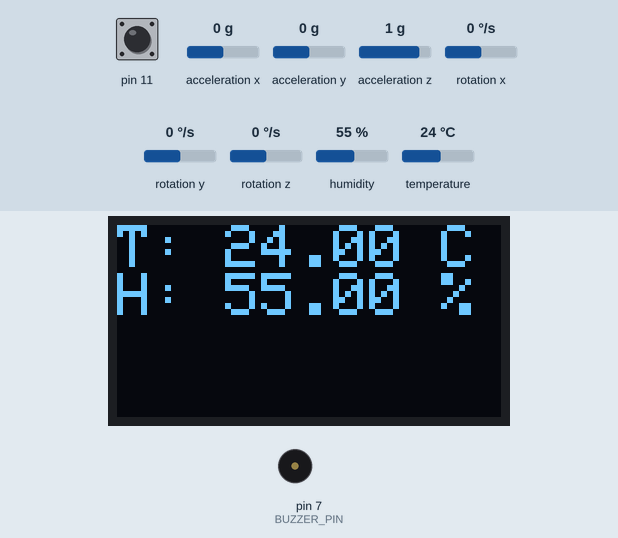
A program run on a simulated Arduino Uno, built with avr-gcc and run on an emulated ATmega328P. Shown: 128×64 one-colour display, buzzer (waves = sounding). The inputs (shaded band) are chosen by the test bench; at power-on: acceleration z 1 g, humidity 55 %, temperature 24 °C, pin 11 HIGH, acceleration x 0 g, acceleration y 0 g, rotation x 0 °/s, rotation y 0 °/s, rotation z 0 °/s. What the program prints to the serial monitor is not drawn.

Above: at 3.1 s.
3.2 s: acceleration z set to 0.8 g
At 4.17 s:
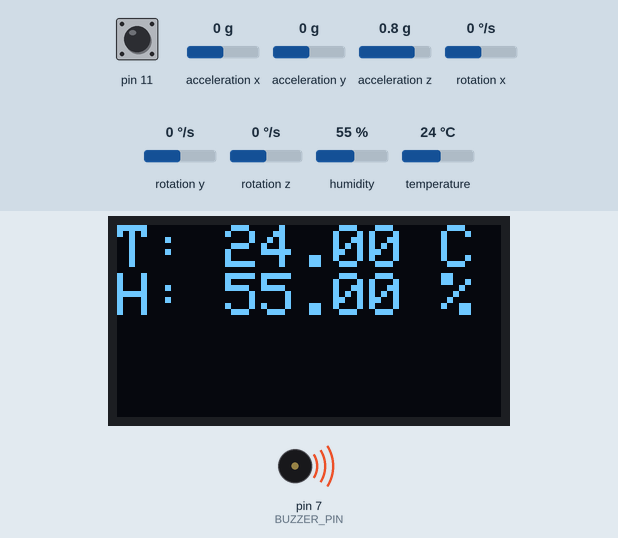
7.4 s: humidity set to 22 %
12.6 s: acceleration z set to 1.4 g
At 15.4 s:
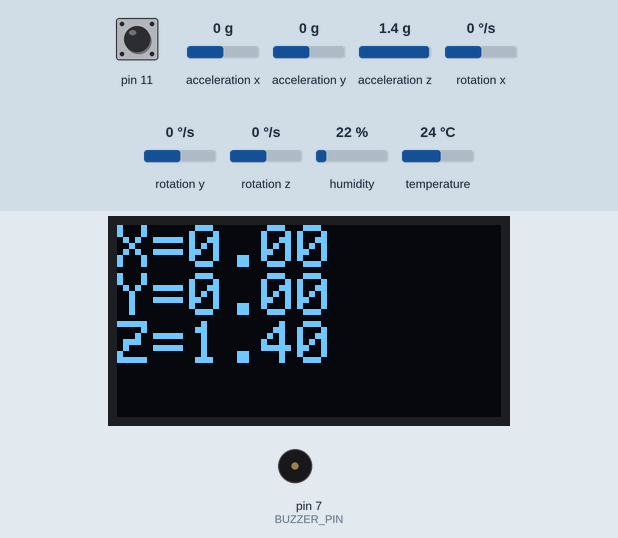
16.0 s: temperature set to 12 °C
At 18.5 s:
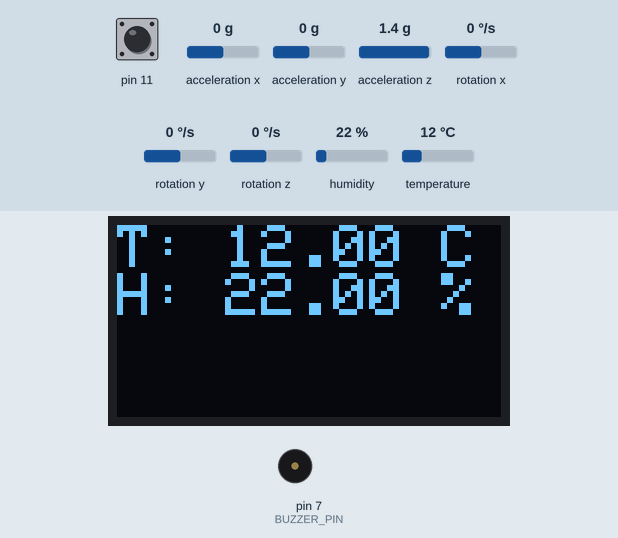
19.2 s: pin 11 pulled LOW for 0.6 s
At 19.89 s:
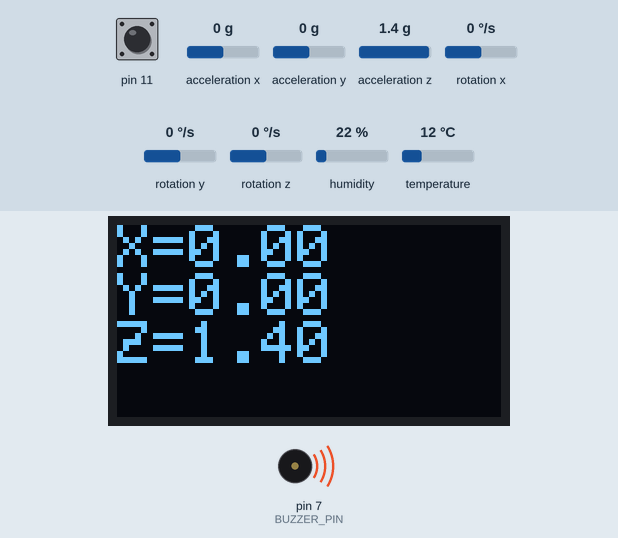
21.3 s: acceleration x set to -1.4 g
At 26.3 s:
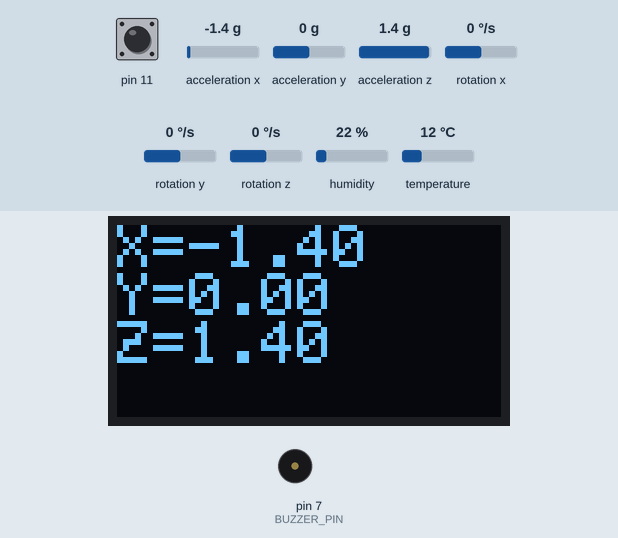
Timing chart, 0 to 27.8 s (numbered marks = the images above; inputs shaded):
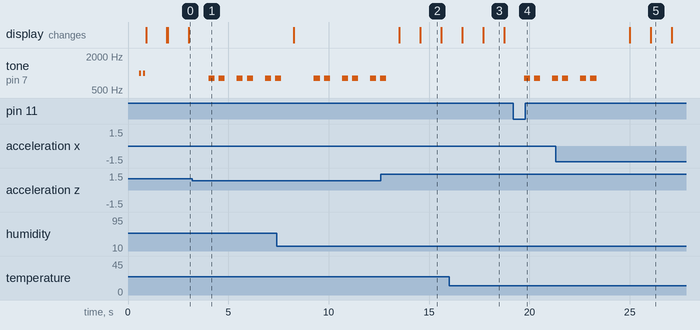

The program:

main.cpp
```cpp
#include <Wire.h>
#include <Adafruit_GFX.h>
#include <Adafruit_SSD1306.h>
#include <MPU6050.h>
#include <DHT.h>

#include "sensors/Accelerometer.h"
#include "sensors/TempHumiditySensor.h"
#include "sensors/ImpactSensor.h"
#include "buzzer/Buzzer.h"


#define SCREEN_WIDTH 128
#define SCREEN_HEIGHT 64
#define OLED_RESET -1
#define DHTPIN 8
#define DHTTYPE DHT11
#define BUZZER_PIN 7

Adafruit_SSD1306 display(SCREEN_WIDTH, SCREEN_HEIGHT, &Wire, OLED_RESET);


bool showAccel = true;

void setup() {
  Serial.begin(115200);
  Wire.begin();

  initBuzzer(7);
  buzzerClick();

  delay(500);

  initAccelerometer();
  initTempHumiditySensor(8);
  initImpactSensor(11);

  buzzerDoubleBeep();

  // OLED INIT
  if (!display.begin(SSD1306_SWITCHCAPVCC, 0x3C)) {
    Serial.println(F("❌ OLED no detectado"));
    while (true);
  }
     // Asegura que se apague

  display.clearDisplay();
  display.setTextSize(2);
  display.setTextColor(SSD1306_WHITE);
  display.setCursor(0, 0);
  display.println(F("OLED OK"));
  display.display();
  delay(1000);

  // MPU INIT
  Serial.println(F("✅ MPU6050 conectado"));
  display.println(F("MPU OK"));
  display.display();
}

void loop() {
  display.clearDisplay();
  display.setCursor(0, 0);

  if (detectImpact()) {
    Serial.println("EVENT,impact_detected");
    buzzerAlert();
    delay(1000);
    return;
  }

  if (!isVertical()) {
    buzzerAlert();  // Reproduce los pitidos de alerta si no está en vertical
    Serial.println("EVENT,not_vertical");
  }


  if (showAccel) {
    float ax, ay, az;
    readAccel(ax, ay, az);
    float gx, gy, gz;
    readGyro(gx, gy, gz);

    Serial.println("METRIC,ACEL," + String(ax, 2) + "," + String(ay, 2) + "," + String(az, 2));
    Serial.println("METRIC,GYRO," + String(gx, 2) + "," + String(gy, 2) + "," + String(gz, 2));

    display.print("X="); display.println(ax);
    display.print("Y="); display.println(ay);
    display.print("Z="); display.println(az);
  } else {
    float t = readTemperature();
    float h = readHumidity();

    Serial.println(String("METRIC,TEMP,") + String(t, 2));
    Serial.println(String("METRIC,HUMIDITY,") + String(h, 2));

    if (isnan(t) || isnan(h)) {
      display.println("DHT Fail");
    } else {
      display.print("T: "); display.print(t); display.println(" C");
      display.print("H: "); display.print(h); display.println(" %");
    }
  }

  display.display();
  showAccel = !showAccel;  // alternar cada loop
  delay(1000);
}
```

Buzzer.cpp
```cpp
#include "Buzzer.h"

static uint8_t buzzerPin;

void initBuzzer(uint8_t pin) {
  buzzerPin = pin;
  pinMode(buzzerPin, OUTPUT);
}

void buzzerClick() {
  digitalWrite(buzzerPin, HIGH);
  delay(50);
  digitalWrite(buzzerPin, LOW);
}

void buzzerTone(unsigned int frequency, unsigned int duration) {
  tone(buzzerPin, frequency, duration);
  delay(duration);
  noTone(buzzerPin);  // libera el pin
}

void buzzerDoubleBeep() {
  buzzerTone(1000, 100);  // 1000 Hz por 100 ms
  delay(100);
  buzzerTone(1000, 100);
}

void buzzerAlert() {
  for (int i = 0; i < 3; ++i) {
    buzzerTone(800, 300);
    delay(200);
    buzzerTone(800, 300);
    delay(600);
  }
}
```

Buzzer.h
```cpp
#ifndef BUZZER_H
#define BUZZER_H

#include <Arduino.h>

void initBuzzer(uint8_t pin);
void buzzerClick(); // breve "tap"
void buzzerTone(unsigned int frequency, unsigned int duration);
void buzzerDoubleBeep();
void buzzerAlert();

#endif
```

OledDisplay.cpp
```cpp
#include "OledDisplay.h"
#include <stdarg.h>
#include <string.h>   // para strstr
#include <stdio.h>    // para snprintf
#include <stdlib.h>   // para dtostrf

#define SCREEN_WIDTH 128
#define SCREEN_HEIGHT 64
#define OLED_RESET -1
#define OLED_ADDR 0x3C

OledDisplay::OledDisplay()
  : display(SCREEN_WIDTH, SCREEN_HEIGHT, &Wire, OLED_RESET) {}

bool OledDisplay::begin() {
  if (!display.begin(SSD1306_SWITCHCAPVCC, OLED_ADDR)) return false;
  display.clearDisplay();
  display.setTextSize(2);
  display.setTextColor(SSD1306_WHITE);
  display.setCursor(0, 0);
  display.println(F("OLED OK 😊"));
  display.display();
  delay(1000);
  return true;
}

void OledDisplay::showMessage(const char* msg) {
  clear();
  display.setTextSize(2);
  display.println(msg);
  display.display();
}

void OledDisplay::clear() {
  display.clearDisplay();
  display.setCursor(0, 0);
}

void OledDisplay::printFormatted(const char* fmt, ...) {
  char buffer[64];

#if defined(__AVR__)
  // Versión especial para AVR (como Arduino Uno), sin soporte %f en vsnprintf
  if (strstr(fmt, "%f") != nullptr || strstr(fmt, "%.1f") != nullptr || strstr(fmt, "%.2f") != nullptr) {
    va_list args;
    va_start(args, fmt);

    float f1 = va_arg(args, double);  // float se promueve a double en va_arg
    float f2 = va_arg(args, double);

    char s1[10], s2[10];
    dtostrf(f1, 4, 1, s1);
    dtostrf(f2, 4, 1, s2);

    // Modifica aquí según tu formato deseado
    snprintf(buffer, sizeof(buffer), "T:%s C H:%s", s1, s2);

    va_end(args);
  } else
#endif
  {
    va_list args;
    va_start(args, fmt);
    vsnprintf(buffer, sizeof(buffer), fmt, args);
    va_end(args);
  }

  display.setTextSize(2);
  display.print(buffer);
  display.display();
}
```

OledDisplay.h
```cpp
#ifndef OLED_DISPLAY_H
#define OLED_DISPLAY_H

#include <Adafruit_GFX.h>
#include <Adafruit_SSD1306.h>
#include <Wire.h>

class OledDisplay {
  public:
    OledDisplay();
    bool begin();
    void showMessage(const char* msg);
    void clear();
    void printFormatted(const char* fmt, ...);

  private:
    Adafruit_SSD1306 display;
};

#endif
```

Accelerometer.cpp
```cpp
#include "Accelerometer.h"
#include <Wire.h>
#include <MPU6050.h>

MPU6050 mpu;

void initAccelerometer() {
    Wire.begin();
    mpu.initialize();
}

void readAccel(float &x, float &y, float &z) {
    int16_t ax, ay, az;
    mpu.getAcceleration(&ax, &ay, &az);
    x = ax / 16384.0f;
    y = ay / 16384.0f;
    z = az / 16384.0f;
}

void readGyro(float &x, float &y, float &z) {
    int16_t gx, gy, gz;
    mpu.getRotation(&gx, &gy, &gz);
    x = gx / 131.0f;
    y = gy / 131.0f;
    z = gz / 131.0f;
}

bool isVertical() {
  int16_t ax, ay, az;
  mpu.getAcceleration(&ax, &ay, &az);

  // Normalizamos Z (valores entre -1 y 1)
  float zNorm = az / 16384.0;  // 1g ~ 16384 en el MPU6050
  return zNorm >= 0.9;
}
```

Accelerometer.h
```cpp
#ifndef ACCELEROMETER_H
#define ACCELEROMETER_H

#include <Arduino.h>

void initAccelerometer();
void readAccel(float &x, float &y, float &z);
void readGyro(float &x, float &y, float &z);
bool isVertical();

#endif
```

ImpactSensor.cpp
```cpp
#include "ImpactSensor.h"

static uint8_t impactPin;

void initImpactSensor(uint8_t pin) {
  impactPin = pin;
  pinMode(impactPin, INPUT_PULLUP);
}


bool detectImpact() {
  return digitalRead(impactPin) == LOW;
}
```

ImpactSensor.h
```cpp
#ifndef IMPACT_SENSOR_H
#define IMPACT_SENSOR_H

#include <Arduino.h>

void initImpactSensor(uint8_t pin);
bool detectImpact();

#endif
```

TempHumiditySensor.cpp
```cpp
#include "TempHumiditySensor.h"
#include <DHT.h>

#define DHTTYPE DHT11  // Puedes cambiarlo por DHT22 si lo usas

static DHT dht(0, DHTTYPE);  // Se sobreescribirá el pin en init

void initTempHumiditySensor(uint8_t pin) {
  dht = DHT(pin, DHTTYPE);
  dht.begin();
}

float readTemperature() {
  return dht.readTemperature();
}

float readHumidity() {
  return dht.readHumidity();
}
```

TempHumiditySensor.h
```cpp
#ifndef TEMP_HUMIDITY_SENSOR_H
#define TEMP_HUMIDITY_SENSOR_H

#include <Arduino.h>

void initTempHumiditySensor(uint8_t pin);
float readTemperature();
float readHumidity();

#endif
```

Measured:
- the behaviour switches between 1 and 0.9 g on acceleration z (found by bisection; images 0 and 1)
- after the input at 3.2 s, tone on pin 7 (BUZZER_PIN): silent → 800 Hz after 0.83 s, then repeats every 1.4 s: silent 0.20 s, 800 Hz 0.30 s, silent 0.60 s, 800 Hz 0.30 s
- after the input at 12.6 s, tone on pin 7 (BUZZER_PIN): goes on until 12.9 s, then stays silent; the display: first differs from a run without the input after 2.0 s (image 2)
- after the input at 16.0 s, the display: first differs from a run without the input after 1.7 s (image 3)
- after the input at 19.2 s, tone on pin 7 (BUZZER_PIN): goes 800 Hz 0.30 s, silent 0.20 s, 800 Hz 0.30 s, silent 0.60 s, then 800 Hz, starting after 0.54 s
- after the input at 21.3 s, the display: first differs from a run without the input after 4.7 s (image 5)
- what the display in image 2 shows lasts 1.0 s, from 14.6 s to 15.6 s
